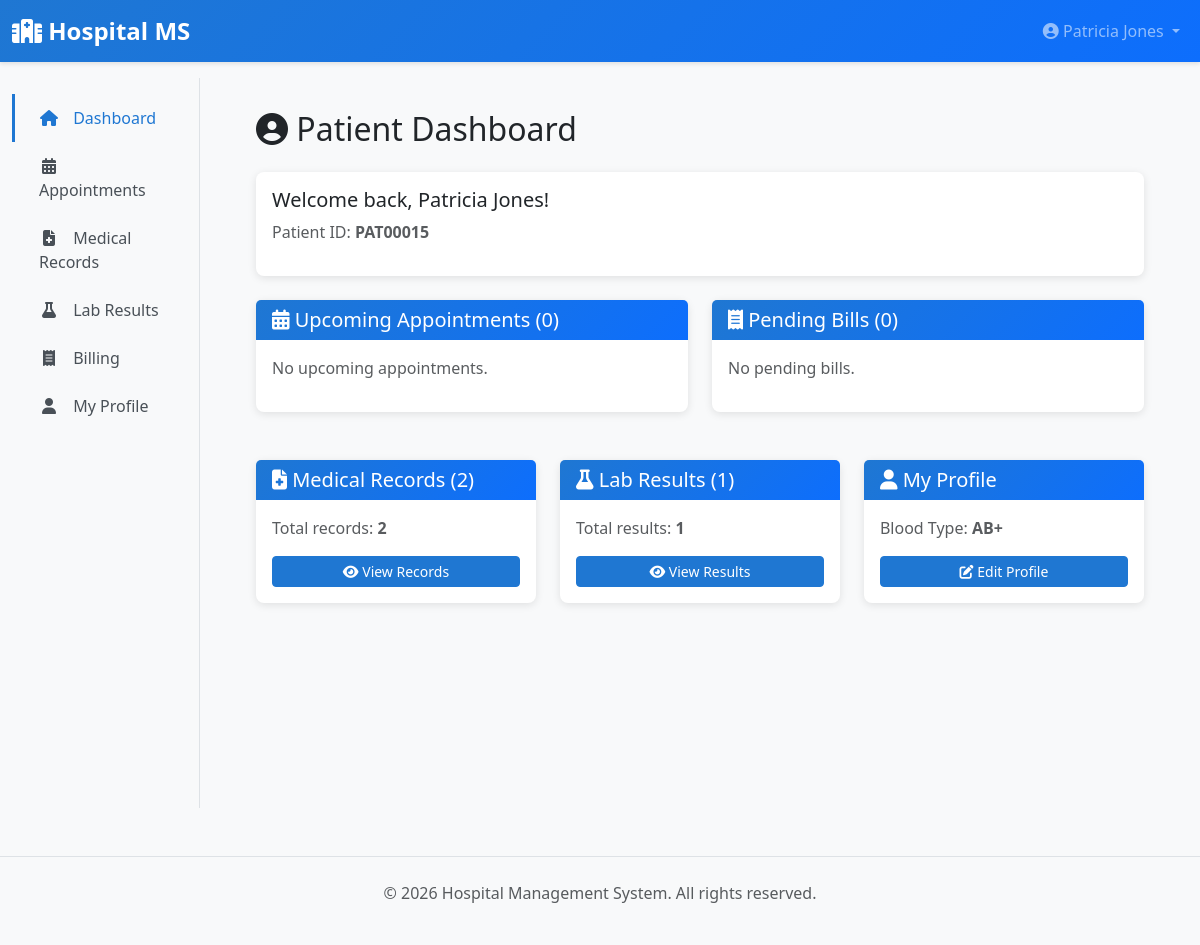
Before: /patient/dashboard (signed in) with the older database file.
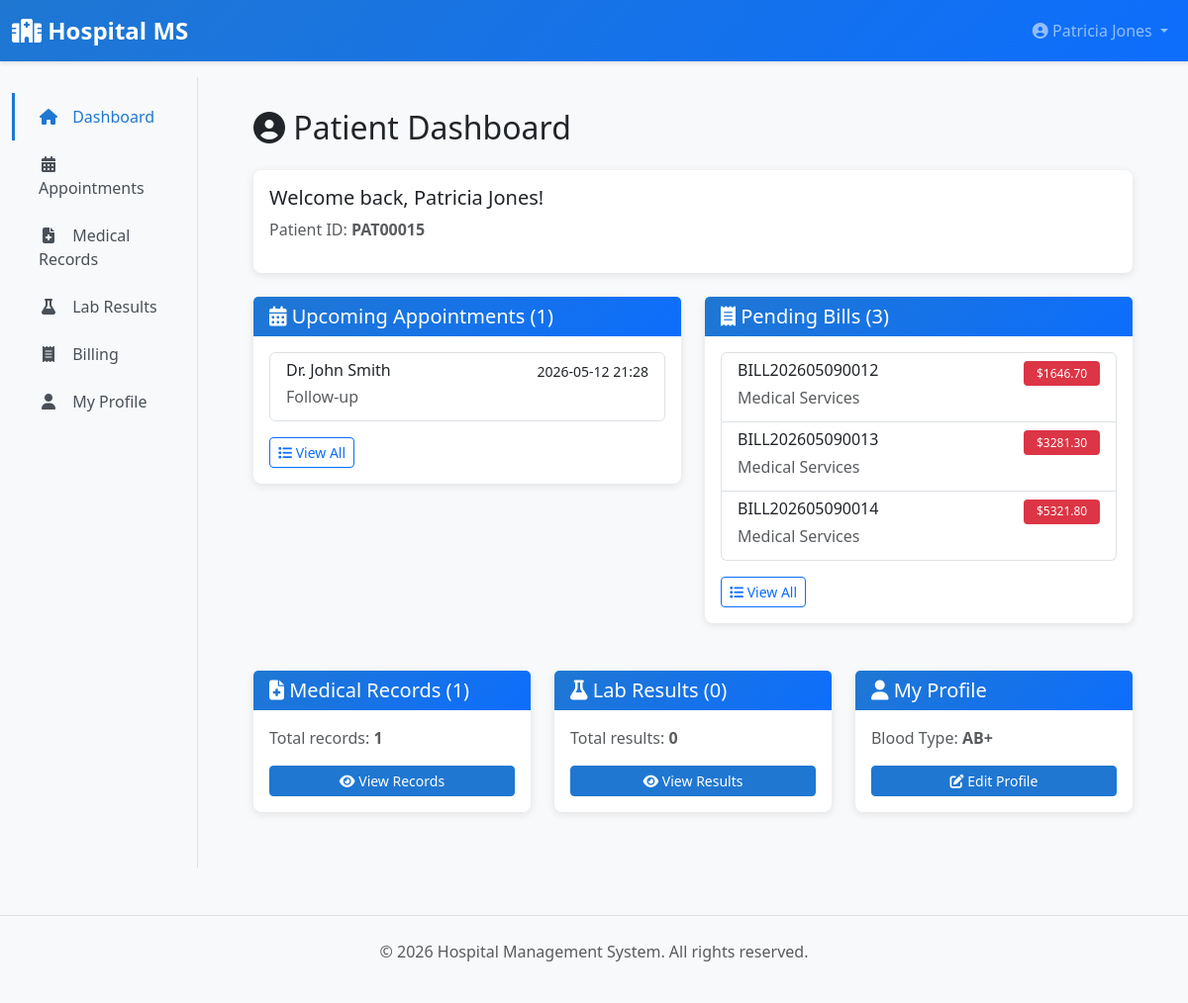
After: the same page with the newer database file.
### app/models/__init__.py (models this page shows, shortened)
class Appointment(db.Model):
    __tablename__ = 'appointments'
    id = db.Column(db.Integer, primary_key=True)
    patient_id = db.Column(db.Integer, db.ForeignKey('patients.id'), nullable=False)
    doctor_id = db.Column(db.Integer, db.ForeignKey('doctors.id'), nullable=False)
    appointment_date = db.Column(db.DateTime, nullable=False)
    reason = db.Column(db.Text)
    status = db.Column(db.String(20), default=AppointmentStatus.SCHEDULED.value, nullable=False)
    notes = db.Column(db.Text)
    created_at = db.Column(db.DateTime, default=datetime.utcnow)
    updated_at = db.Column(db.DateTime, default=datetime.utcnow, onupdate=datetime.utcnow)
    patient = db.relationship('Patient', back_populates='appointments')
    doctor = db.relationship('Doctor', back_populates='appointments')

class User(UserMixin, db.Model):
    __tablename__ = 'users'
    id = db.Column(db.Integer, primary_key=True)
    username = db.Column(db.String(80), unique=True, nullable=False, index=True)
    email = db.Column(db.String(120), unique=True, nullable=False, index=True)
    password_hash = db.Column(db.String(255), nullable=False)
    first_name = db.Column(db.String(80))
    last_name = db.Column(db.String(80))
    phone = db.Column(db.String(20))
    role = db.Column(db.Enum(UserRole), nullable=False, default=UserRole.PATIENT)
    is_active = db.Column(db.Boolean, default=True)
    created_at = db.Column(db.DateTime, default=datetime.utcnow)
    updated_at = db.Column(db.DateTime, default=datetime.utcnow, onupdate=datetime.utcnow)
    patient = db.relationship('Patient', uselist=False, back_populates='user', foreign_keys='Patient.user_id')
    doctor = db.relationship('Doctor', uselist=False, back_populates='user', foreign_keys='Doctor.user_id')
    lab_staff = db.relationship('LabStaff', uselist=False, back_populates='user', foreign_keys='LabStaff.user_id')
    def get_full_name(self):
        return f"{self.first_name} {self.last_name}".strip()

class BillingRecord(db.Model):
    __tablename__ = 'billing_records'
    id = db.Column(db.Integer, primary_key=True)
    patient_id = db.Column(db.Integer, db.ForeignKey('patients.id'), nullable=False)
    bill_number = db.Column(db.String(30), unique=True, nullable=False)
    description = db.Column(db.Text)
    amount = db.Column(db.Float, nullable=False)
    tax = db.Column(db.Float, default=0.0)
    total_amount = db.Column(db.Float, nullable=False)
    payment_status = db.Column(db.String(20), default='pending')  # pending, paid, partial
    payment_date = db.Column(db.DateTime)
    payment_method = db.Column(db.String(50))  # cash, card, cheque, insurance
    bill_date = db.Column(db.DateTime, default=datetime.utcnow)
    notes = db.Column(db.Text)
    created_at = db.Column(db.DateTime, default=datetime.utcnow)
    patient = db.relationship('Patient', back_populates='billing_records')

### app/blueprints/patient.py (the view)
@patient_bp.route('/dashboard')
@login_required
@patient_required
def dashboard():
    from app.blueprints.main import dashboard as main_dashboard
    return main_dashboard()

### app/blueprints/patient.py (called while the page is built)
def patient_required(f):
    @wraps(f)
    def decorated_function(*args, **kwargs):
        if not current_user.is_authenticated or current_user.role != UserRole.PATIENT:
            flash('You do not have permission to access this page.', 'danger')
            return redirect(url_for('main.dashboard'))
        return f(*args, **kwargs)
    return decorated_function

### app/templates/patient/dashboard.html (shortened to what the changed rows need)
{% extends "layouts/base.html" %}
{% block content %}
<h2 class="mb-4"><i class="fas fa-user-circle"></i> Patient Dashboard</h2>
<div class="row mb-4">
    <div class="col-md-6">
        <div class="card">
            <div class="card-header">
                <h5 class="mb-0"><i class="fas fa-calendar-alt"></i> Upcoming Appointments ({{ stats.upcoming_appointments|length }})</h5>
            </div>
            <div class="card-body">
                {% if stats.upcoming_appointments %}
                    <div class="list-group">
                        {% for apt in stats.upcoming_appointments[:5] %}
                        <a href="{{ url_for('patient.view_appointment', appointment_id=apt.id) }}" class="list-group-item list-group-item-action">
                            <div class="d-flex w-100 justify-content-between">
                                <h6 class="mb-1">{{ apt.doctor.user.get_full_name() }}</h6>
                                <small>{{ apt.appointment_date.strftime('%Y-%m-%d %H:%M') }}</small>
                            </div>
                            <p class="mb-1 text-muted">{{ apt.reason or 'General Checkup' }}</p>
                        </a>
                        {% endfor %}
                    </div>
                    <a href="{{ url_for('patient.appointments') }}" class="btn btn-sm btn-outline-primary mt-3">
                        <i class="fas fa-list"></i> View All
                    </a>
                {% else %}
                    <p class="text-muted">No upcoming appointments.</p>
                {% endif %}
            </div>
        </div>
    </div>
    <div class="col-md-6">
        <div class="card">
            <div class="card-header">
                <h5 class="mb-0"><i class="fas fa-receipt"></i> Pending Bills ({{ stats.pending_bills|length }})</h5>
            </div>
            <div class="card-body">
                {% if stats.pending_bills %}
                    <div class="list-group">
                        {% for bill in stats.pending_bills[:5] %}
                        <a href="{{ url_for('patient.view_bill', bill_id=bill.id) }}" class="list-group-item list-group-item-action">
                            <div class="d-flex w-100 justify-content-between">
                                <h6 class="mb-1">{{ bill.bill_number }}</h6>
                                <span class="badge badge-danger">${{ "%.2f"|format(bill.total_amount) }}</span>
                            </div>
                            <p class="mb-1 text-muted">{{ bill.description }}</p>
                        </a>
                        {% endfor %}
                    </div>
                    <a href="{{ url_for('patient.billing') }}" class="btn btn-sm btn-outline-primary mt-3">
                        <i class="fas fa-list"></i> View All
                    </a>
                {% else %}
                    <p class="text-muted">No pending bills.</p>
                {% endif %}
            </div>
        </div>
    </div>
</div>
<div class="row">
    <div class="col-md-4">
        <div class="card">
            <div class="card-header">
                <h5 class="mb-0"><i class="fas fa-file-medical"></i> Medical Records ({{ stats.medical_records|length }})</h5>
            </div>
            <div class="card-body">
                <p class="text-muted">Total records: <strong>{{ stats.medical_records|length }}</strong></p>
            </div>
        </div>
    </div>
    <div class="col-md-4">
        <div class="card">
            <div class="card-header">
                <h5 class="mb-0"><i class="fas fa-flask"></i> Lab Results ({{ stats.lab_results|length }})</h5>
            </div>
            <div class="card-body">
                <p class="text-muted">Total results: <strong>{{ stats.lab_results|length }}</strong></p>
            </div>
        </div>
    </div>
</div>
{% endblock %}

Changed rows visible on the page:
now on this page (row edited): Appointment: doctor.user.get_full_name "Dr. John Smith", appointment_date "2026-05-12 21:28", reason "Follow-up"
now on this page (row edited): BillingRecord: bill_number "BILL202605090012", total_amount "1646.70", description "Medical Services"
now on this page (row edited): BillingRecord: bill_number "BILL202605090013", total_amount "3281.30", description "Medical Services"
now on this page (row edited): BillingRecord: bill_number "BILL202605090014", total_amount "5321.80", description "Medical Services"
Other visible differences:
{{ stats.upcoming_appointments|length }}: "0" → "1"
{{ stats.pending_bills|length }}: "0" → "3"
{{ stats.medical_records|length }}: "2" → "1"
{{ stats.lab_results|length }}: "1" → "0"
text no longer shown: "No upcoming appointments. No pending bills."
text now shown: "View All View All"
